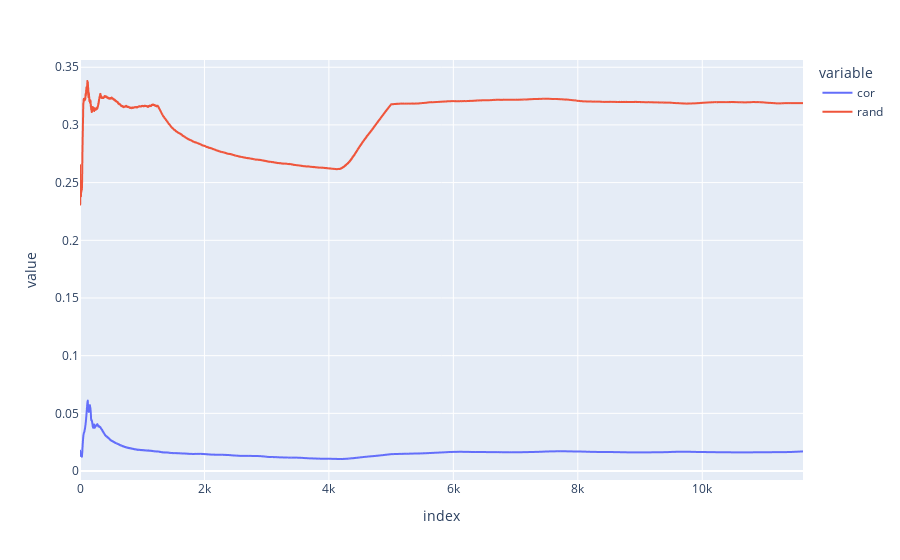

The code cell stored with this chart in its notebook:
### Code cell
df = {"cor": fires_cor_weights, "rand":fires_rand_weights}
df = pd.DataFrame(df)
fig = px.line(df)
fig.show()

### Figure 1 — Plotly figure (JSON) as saved in the notebook; plotly's stock layout.template omitted (floating-point values rounded to 4 significant figures; data arrays with more than 128 entries replaced by an {"elided": "..."} marker saying what was removed)
{"data": [{"hovertemplate": "variable=cor<br>index=%{x}<br>value=%{y}<extra></extra>", "legendgroup": "cor", "line": {"color": "#636efa", "dash": "solid"}, "mode": "lines", "name": "cor", "showlegend": true, "type": "scattergl", "x": {"elided": "11620 int values"}, "xaxis": "x", "y": {"elided": "11620 float values"}, "yaxis": "y"}, {"hovertemplate": "variable=rand<br>index=%{x}<br>value=%{y}<extra></extra>", "legendgroup": "rand", "line": {"color": "#EF553B", "dash": "solid"}, "mode": "lines", "name": "rand", "showlegend": true, "type": "scattergl", "x": {"elided": "11620 int values"}, "xaxis": "x", "y": {"elided": "11620 float values"}, "yaxis": "y"}], "layout": {"legend": {"title": {"text": "variable"}, "tracegroupgap": 0}, "margin": {"t": 60}, "xaxis": {"anchor": "y", "domain": [0, 1], "title": {"text": "index"}}, "yaxis": {"anchor": "x", "domain": [0, 1], "title": {"text": "value"}}}}
